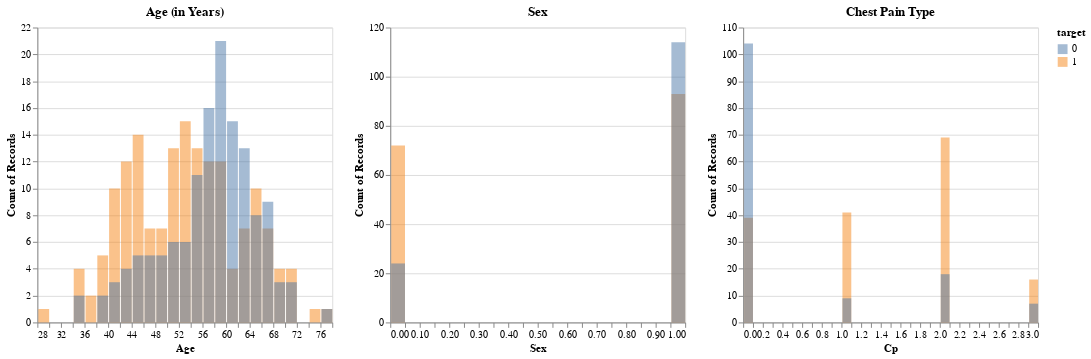

Write notebook code for a chart like this one.
### Markdown cell above
## Frequency Plots

### Code cell
features = ['age', 'sex', 'cp', 'trestbps', 'chol', 'fbs', 'restecg', 'thalach',
       'exang', 'oldpeak', 'slope', 'ca', 'thal']

titles = ['Age (in Years)', 'Sex', 'Chest Pain Type', 'Resting Blood Pressure (in mm Hg)', 'Serum Cholestoral in mg/dl',
'Fasting Blood Sugar (> 120 mg/dl)', 'Resting Electrocardiographic Results', 'Maximum Heart Rate Achieved', 'Exercise Induced Angina',
'ST Depression Induced by Exercise Relative to Rest', 'Slope of the Peak Exercise ST Segment', 'Number of Major Vessels', 'Thal']

plots = []
for feature in features:
    plot = alt.Chart(heart).mark_bar(
        opacity=0.5).encode(
        alt.X(feature, bin=alt.Bin(maxbins=30), title = str.title(feature)),
        alt.Y('count()', stack=None),
        alt.Color('target:N')).properties(
        title= (titles.pop(0)),
        width = 300)
    plots.append(plot)
plots[0]|plots[1]|plots[2]

### Figure 1 — Vega-Lite specification as saved in the notebook (floating-point values rounded to 4 significant figures; data arrays with more than 128 entries replaced by an {"elided": "..."} marker saying what was removed)
{"$schema": "https://vega.github.io/schema/vega-lite/v3.4.0.json", "config": {"mark": {"tooltip": null}, "view": {"height": 300, "width": 400}}, "data": {"name": "data-a24de27fcaca3464660850dd7c56a142"}, "datasets": {"data-a24de27fcaca3464660850dd7c56a142": {"elided": "303 records"}}, "hconcat": [{"encoding": {"color": {"field": "target", "type": "nominal"}, "x": {"bin": {"maxbins": 30}, "field": "age", "title": "Age", "type": "quantitative"}, "y": {"aggregate": "count", "stack": null, "type": "quantitative"}}, "mark": {"opacity": 0.5, "type": "bar"}, "title": "Age (in Years)", "width": 300}, {"encoding": {"color": {"field": "target", "type": "nominal"}, "x": {"bin": {"maxbins": 30}, "field": "sex", "title": "Sex", "type": "quantitative"}, "y": {"aggregate": "count", "stack": null, "type": "quantitative"}}, "mark": {"opacity": 0.5, "type": "bar"}, "title": "Sex", "width": 300}, {"encoding": {"color": {"field": "target", "type": "nominal"}, "x": {"bin": {"maxbins": 30}, "field": "cp", "title": "Cp", "type": "quantitative"}, "y": {"aggregate": "count", "stack": null, "type": "quantitative"}}, "mark": {"opacity": 0.5, "type": "bar"}, "title": "Chest Pain Type", "width": 300}]}
